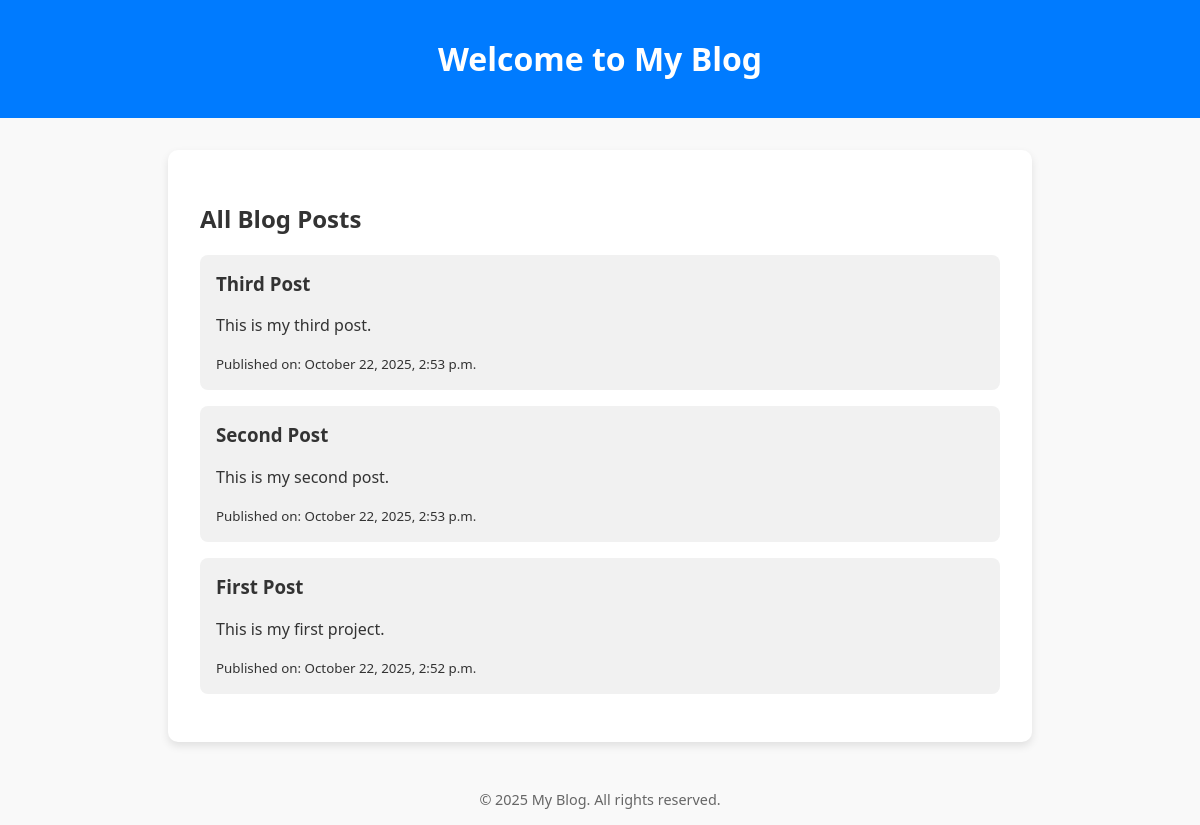
Screenshot of /blog/ with the database file from the repository.
### blog/models.py (models this page shows, shortened)
class Post(models.Model):
    title = models.CharField(max_length=200)
    content = models.TextField()
    created_at = models.DateTimeField(auto_now_add=True)

### blog/views.py (the view)
# urls.py: path('', views.post_list, name= 'post_list'),
def post_list(request):
    posts = Post.objects.all().order_by('-created_at')
    return render(request, 'post_list.html', {'posts': posts})

### blog/templates/post_list.html (shortened to what this page needs)
{% extends 'base.html' %}
{% block content %}
<h2>All Blog Posts</h2>
<ul style="list-style-type: none; padding: 0;">
    {% for post in posts %}
        <li style="background-color: #f1f1f1; margin-bottom: 1rem; padding: 1rem; border-radius: 8px;">
            <h3 style="margin-top: 0;">{{ post.title }}</h3>
            <p>{{ post.content|truncatewords:20 }}</p>
            <small>Published on: {{ post.created_at|date:"F j, Y, g:i a" }}</small>
        </li>
    {% empty %}
        <p>No posts available yet.</p>
    {% endfor %}
</ul>
{% endblock %}

### blog/templates/base.html (shortened to what this page needs)
<!DOCTYPE html>
<html lang="en">
<head>
</head>
<body>
    <header>
        <h1>Welcome to My Blog</h1>
    </header>
    <main>
        {% block content %}
        {% endblock %}
    </main>
    <footer>
        &copy; {{ current_year|default:2025 }} My Blog. All rights reserved.
    </footer>
</body>
</html>

### blog/templates/base.html (style rules this page uses)
body { font-family: "Segoe UI", Tahoma, Geneva, Verdana, sans-serif; background-color: #f9f9f9; color: #333; margin: 0; padding: 0; }
header { background-color: #007bff; color: white; padding: 1rem; text-align: center; }
main { width: 90%; max-width: 800px; margin: 2rem auto; background-color: white; border-radius: 10px; box-shadow: 0 4px 8px rgba(0,0,0,0.1); padding: 2rem; }
footer { text-align: center; padding: 1rem; color: #666; font-size: 0.9em; margin-top: 2rem; }

### rows the page displays
Post: title "Third Post", content "This is my third post.", created_at "October 22, 2025, 2:53 p.m."
Post: title "Second Post", content "This is my second post.", created_at "October 22, 2025, 2:53 p.m."
Post: title "First Post", content "This is my first project.", created_at "October 22, 2025, 2:52 p.m."

### other values shown
{{ current_year|default:2025 }} "2025"
